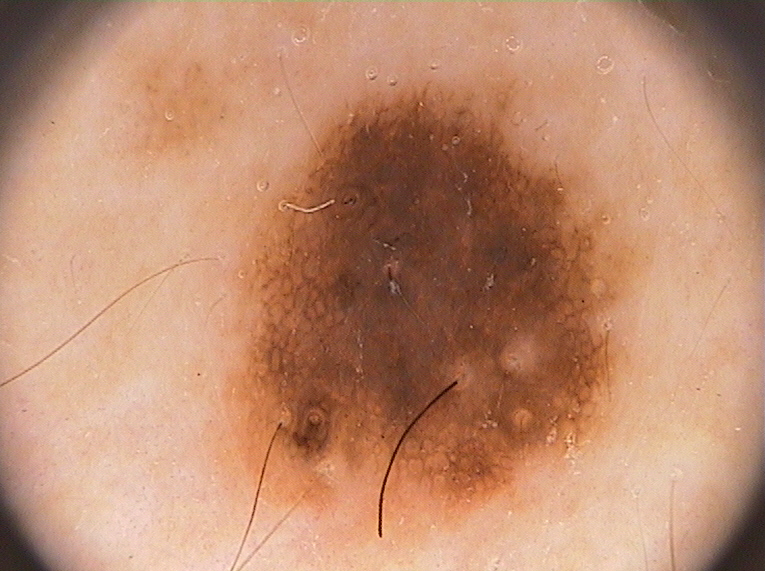
#> input picture PH2Dataset/PH2_Dataset_images/IMD002/IMD002_Dermoscopic_Image/IMD002.bmp, 765 x 572 px
$ python -i Main.py   (imports and definitions only)
#> lines starting #> are read from the running program, lines starting #| are printed output that depends on the picture
#> further down, picture is the input picture: shape (572, 765, 3); mean B, G, R 112.1, 139.7, 189.6
import numpy as np
import cv2 as cv
import pandas as pd
import matplotlib.pyplot as plt


# [35 lines left out: function asymmetry, not called in this run]


def border(image):
    gray = cv.cvtColor(image, cv.COLOR_BGR2GRAY)
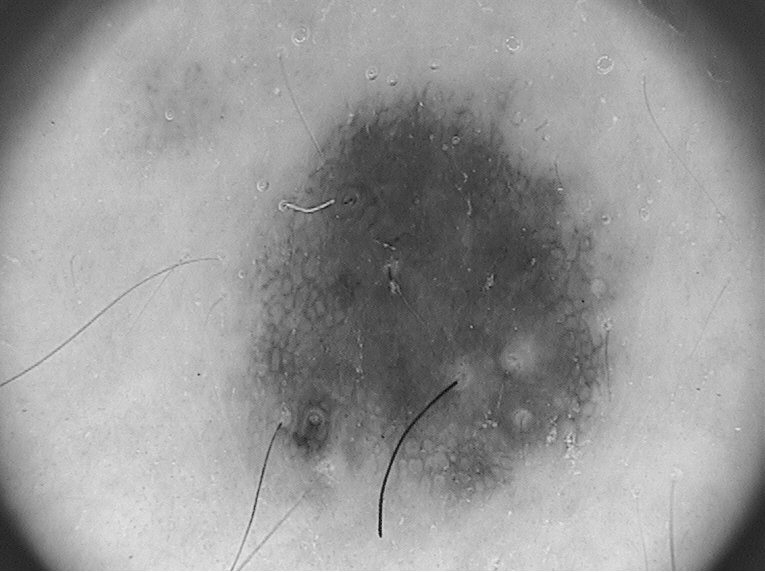
#> gray: shape (572, 765); min 15, max 255, mean 151.5
    kernel = np.ones((3, 3), np.uint8)
    eroded = cv.erode(gray, kernel, iterations=1)
    diff = cv.subtract(gray, eroded)
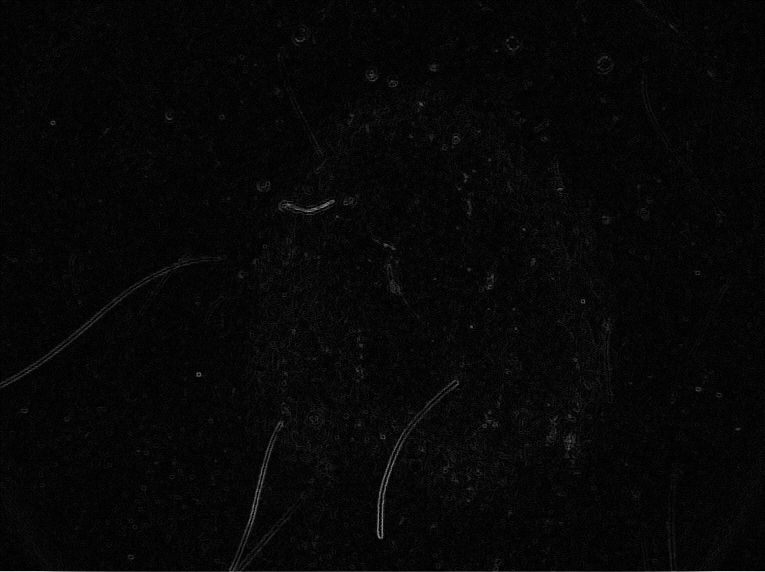
#> diff: shape (572, 765); min 0, max 222, mean 6.8
    border_length = np.count_nonzero(diff == 255)
#> border_length = 0
    area = cv.countNonZero(gray)
#> area = 437580
#> (the run stopped early here; a loop or call above may not have finished)

$ run again, on PH2Dataset/PH2_Dataset_images/IMD004/IMD004_Dermoscopic_Image/IMD004.bmp
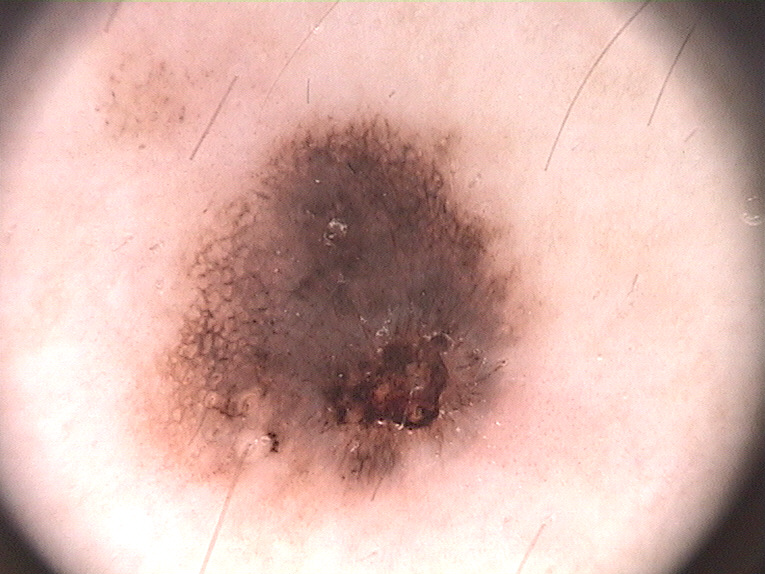
#> input picture PH2Dataset/PH2_Dataset_images/IMD004/IMD004_Dermoscopic_Image/IMD004.bmp, 765 x 574 px
#> picture is the input picture: shape (574, 765, 3); mean B, G, R 169.8, 177.6, 213.7
#> in border, `gray = cv.cvtColor(image, cv.COLOR_BGR2GRAY)`:
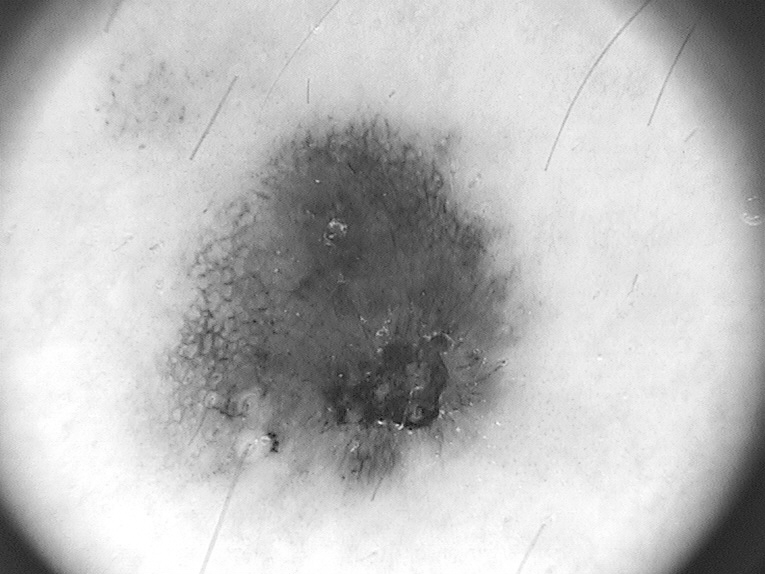
#> gray: shape (574, 765); min 19, max 255, mean 187.5
#> in border, `diff = cv.subtract(gray, eroded)`:
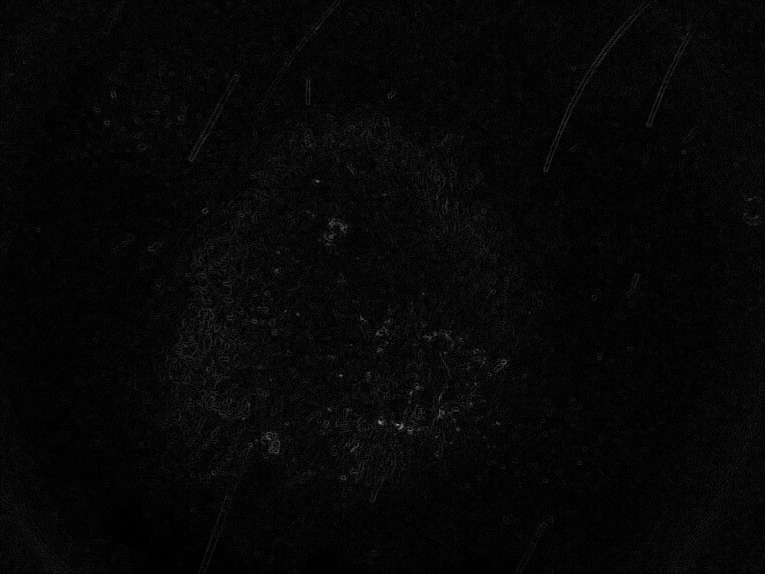
#> diff: shape (574, 765); min 0, max 148, mean 6.6
#> border_length = 0
#> area = 439110

$ run again, on PH2Dataset/PH2_Dataset_images/IMD006/IMD006_Dermoscopic_Image/IMD006.bmp
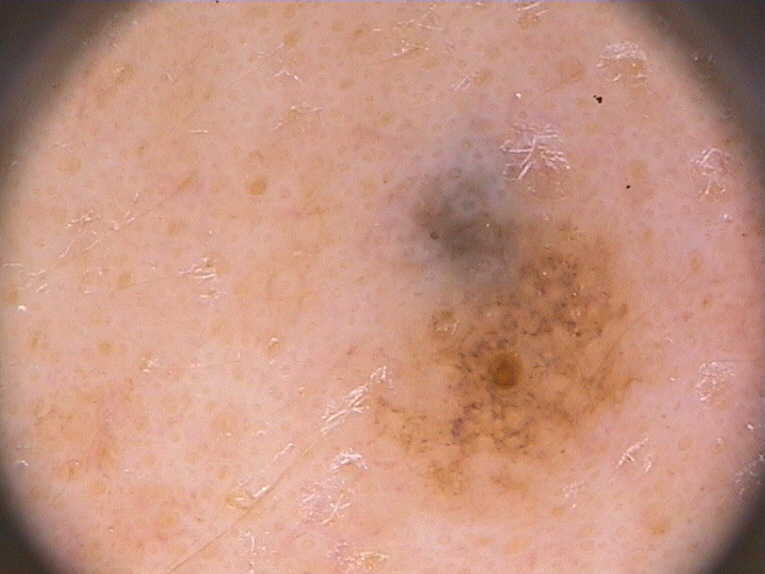
#> input picture PH2Dataset/PH2_Dataset_images/IMD006/IMD006_Dermoscopic_Image/IMD006.bmp, 765 x 574 px
#> picture is the input picture: shape (574, 765, 3); mean B, G, R 130.1, 148.4, 197.6
#> in border, `gray = cv.cvtColor(image, cv.COLOR_BGR2GRAY)`:
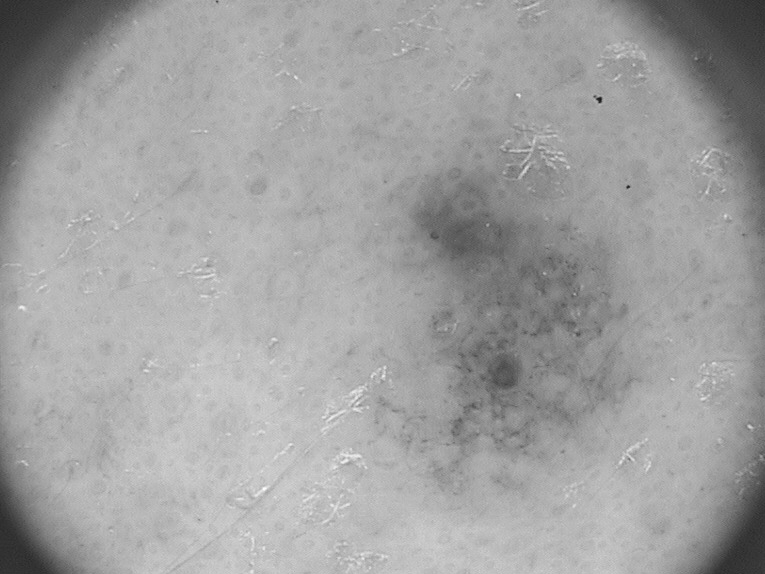
#> gray: shape (574, 765); min 23, max 253, mean 161
#> in border, `diff = cv.subtract(gray, eroded)`:
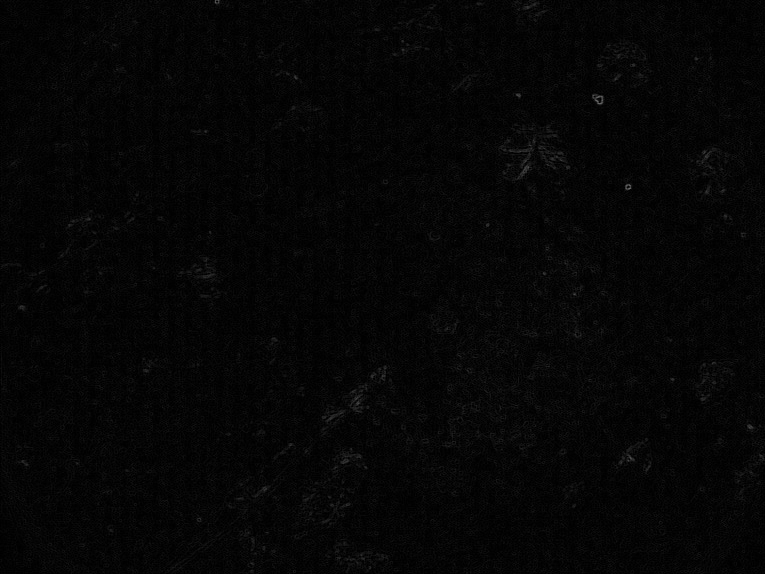
#> diff: shape (574, 765); min 0, max 110, mean 5.5
#> border_length = 0
#> area = 439110
